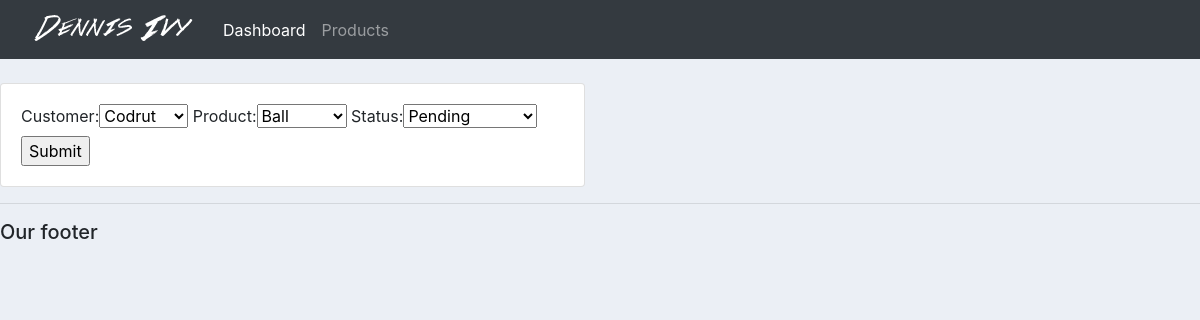
The page /update_order/1/ on the database its author committed.
### accounts/models.py (models this page shows, shortened)
class Order(models.Model):
    STATUS = (
        ('Pending', 'Pending'),
        ('Out of delivery', 'Out of delivery'),
        ('Delivered', 'Delivered'),
    )
    customer = models.ForeignKey(Customer, null=True, on_delete=models.SET_NULL)
    product = models.ForeignKey(Product, null=True, on_delete=models.SET_NULL)
    date_created = models.DateTimeField(auto_now_add=True)
    status = models.CharField(max_length=200, null=True, choices=STATUS)

### accounts/views.py (the view)
# urls.py: path('update_order/<str:pk>/', views.updateOrder, name="update_order"),
def updateOrder(request, pk):
    order = Order.objects.get(id=pk)
    form = OrderForm(instance=order)
    if request.method == 'POST':
        form = OrderForm(request.POST, instance=order)
        if form.is_valid():
            form.save()
            return redirect('/')
    context= {'form': form}
    return render(request, 'accounts/order_form.html', context)

### accounts/forms.py
class OrderForm(ModelForm):
    class Meta:
        model = Order
        fields = '__all__'

### accounts/models.py (called while the page is built)
    def __str__(self):
        return self.name

    def __str__(self):
        return self.name

### accounts/templates/accounts/order_form.html (shortened to what this page needs)
{% extends 'accounts/main.html' %}
{% load static %}
{% block content %}
<br>
<div class="row">
    <div class="col-md-6">
        <div class="card card-body">
            <form action="" method="POST">
                {{form}}
                <input type="submit", name="Submit">
            </form>
        </div>
    </div>
</div>
{% endblock %}

### static/css/main.css (style rules this page uses)
body { background-color: #ebeff5; }

### rows shown on the page
Order: customer "Codrut", product "Ball", status "Pending"
